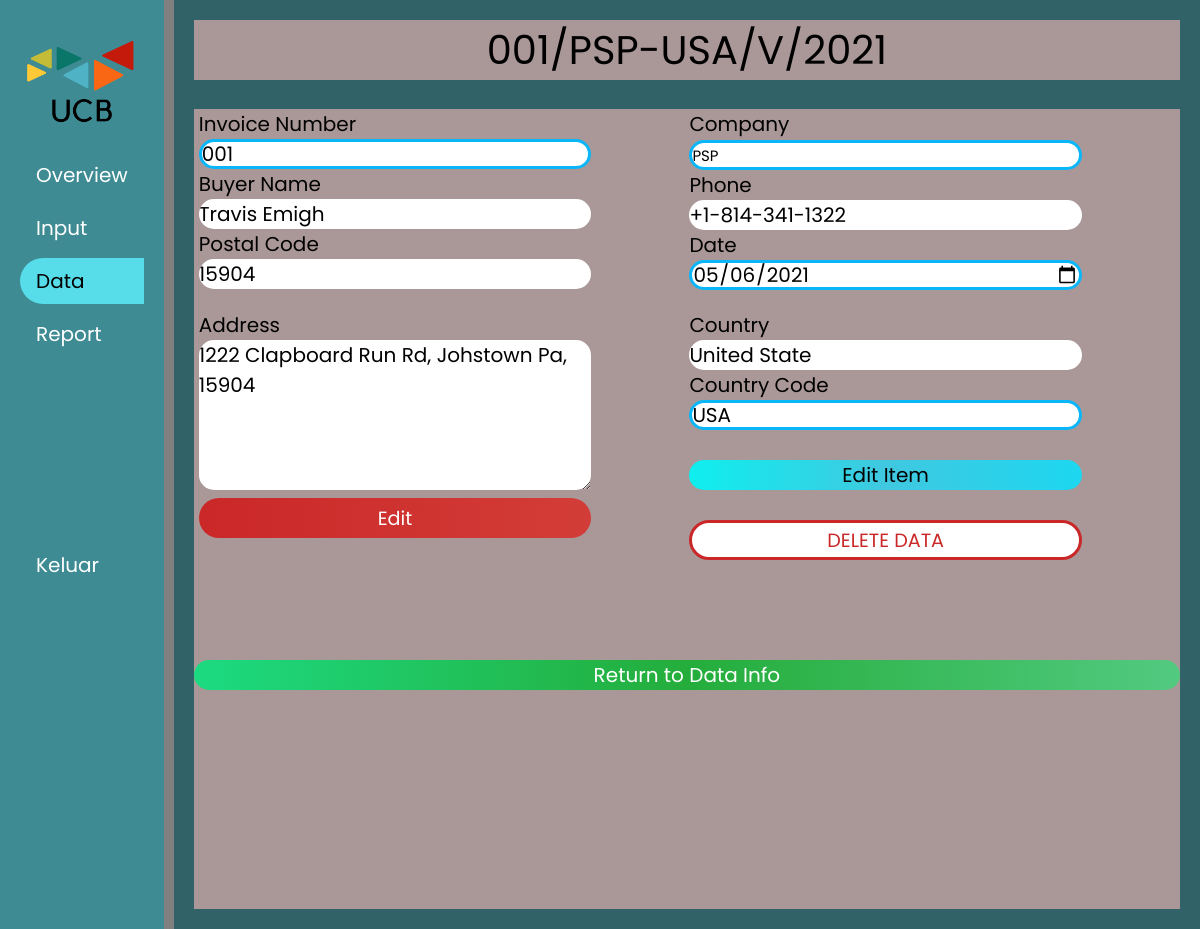
/Edit.php?ref=001/PSP-USA/V/2021 (signed in), run on the app's committed database.
### tables this page shows
CREATE TABLE `datainfo` (
  `invoice_id` varchar(30) NOT NULL,
  `company` varchar(30) DEFAULT NULL,
  `buyer` varchar(50) NOT NULL,
  `phone` varchar(30) NOT NULL,
  `postcode` varchar(10) NOT NULL,
  `address` varchar(2000) NOT NULL,
  `country` varchar(30) NOT NULL,
  `code` varchar(30) NOT NULL,
  `date` date NOT NULL,
  `total` int(255) DEFAULT NULL,
  `ID` int(11) DEFAULT NULL
);

### connection/data-info-query.php (called while the page is built, shortened)
<?php
    $inv = strval($_GET['ref']);
    $query = "SELECT * FROM datainfo
    WHERE invoice_id = '$inv' ";
    $Data = mysqli_query($conn, $query);
    $row = $row = mysqli_fetch_array($Data);
    $number = "";
    for ($i=0; $i<strlen($inv); $i++) {
        if ($inv[$i]=="/") {
            break;
        }
        $number .= $inv[$i];
    }
    $company = $row['company'];
    $buyer = $row['buyer'];
    $postal = $row['postcode'];
    $phone = $row['phone'];
    $date = $row['date'];
    $address = $row['address'];
    $country = $row['country'];
    $code = $row['code'];
?>

### Edit.php (the view, shortened to what this page needs)
<?php
include 'Server.php';
include ("./connection/data-info-query.php");
if (isset($_SESSION['username']) && isset($_SESSION['ID'])) {
 ?>
<!DOCTYPE html>
<html>
    <head>
        <link rel="stylesheet" type="text/css" href="./css/style-data-info.css">
    </head>
    <body>
        <div class="grid">
            <div>
                <img class="logo" src="./img/logo.png">
                <ul>
                    <li><a href="Home2.php">Overview</a></li>
                    <li><a href="Input2.php">Input</a></li>
                    <li><a class="input" href="Data.php">Data</a></li>
                    <?php if(isset($_SESSION['admin']) && $_SESSION['admin']=="Yes") { ?>
                        <li><a href="Report.php">Report</a></li>
                    <?php } ?>
                    <li><a href="Logout.php">Keluar</a></li>
                </ul>
            </div>
            <div class="grid2">
                <div class="top">
                    <?php if (isset($_GET['ref'])) { ?>
                        <div><?php echo $_GET['ref']; ?></div>
                    <?php } ?>
                </div>
                <form class="body" action="" method="POST">
                    <div class="body-top">
                        <div>
                            Invoice Number <br>
                            <input class="box1 invo" type="text" name="number" value="<?php echo $number;?>" placeholder="<?php echo $number;?>" required><br>
                            Buyer Name <br>
                            <input class="box1" type="text" name="buyer" value="<?php echo $buyer;?>" placeholder="<?php echo $buyer;?>" required><br>
                            Postal Code <br>
                            <input class="box1" type="text" name="postal" value="<?php echo $postal;?>" placeholder="<?php echo $postal;?>" required><br>
                        </div>
                        <div>
                            Company <br>
                            <input list="metrics" name="company" class="list2 invo" value="<?php echo $company; ?>" placeholder="<?php echo $company; ?>" required>
                            <br>
                            Phone <br>
                            <input class="box1" type="text" name="phone" value="<?php echo $phone;?>" placeholder="<?php echo $phone;?>" required><br>
                            Date <br>
                            <input type="date" id="date" name="date" class="box1 invo" value="<?php echo $date;?>" placeholder="<?php echo $date;?>" required><br>
                        </div>
                    </div>
                    <div class="body-mid">
                        <div>
                            Address <br>
                            <textarea name="address" class="box2" cols="10" rows="5" placeholder="<?php echo $address;?>" required><?php echo $address; ?></textarea>
                            <input type="submit" class="submit2" value="Edit" name="submit" formaction="input2-conn.php" method="POST"><br><br>
                        </div>
                        <div>
                            Country <br>
                            <input class="box1" type="text" name="country" value="<?php echo $country;?>" placeholder="<?php echo $country;?>" required><br>
                            Country Code <br>
                            <input class="box1 invo" type="text" name="code" value="<?php echo $code;?>" placeholder="<?php echo $code;?>" required><br><br>
                            <a href="Input-good.php?ref=<?php echo $inv; ?>" class="btn1-blue">Edit Item</a><br>
                            <?php if(isset($_SESSION['admin']) && $_SESSION['admin']=="Yes") { ?>
                                <input type="submit" class="delete" value="DELETE DATA" name="delete" formaction="delete-conn.php" method="POST" onclick="return  confirm('Do you want to DELETE this Data? ')"><br><br>
                            <?php } ?>
                        </div>
                    </div>
                    <div class="body-bot">
                    </div>
                    <div>
                    <?php
                        $link = "Data-info.php?ref=".$inv;
                    ?>
                    <a href="<?php echo $link; ?>" class="btn2-green">Return to Data Info</a><br>
                    </div>
                </form>
            </div>
        </div>
    </body>
</html>
<?php
} else {
    header("Location: Login.php");
    exit();
}
?>

### css/style-data-info.css (style rules this page uses)
* { padding: 0; margin: 0; box-sizing: border-box; }
body { font-family: 'Poppins', sans-serif; font-size: 20px; background-color:grey; }
.logo { width: 100%; }
ul { list-style-type: none; padding: 0px; }
ul >:last-child { text-align: left; margin-top: 150%; font-size: 20px; }
li a { display: block; color: white; padding: 8px 16px; text-decoration: none; margin-bottom: 7px; }
.grid { display: grid; grid-template-columns: 1fr 7fr; grid-column-gap: 10px; }
.grid > div { background-color: rgb(48, 98, 104); padding: 1em; }
.grid > div:nth-child(odd) { background-color: rgb(62,139,148); }
.grid2 { display: grid; grid-template-rows: 1fr 9fr; }
.top { background-color: rgb(170, 152, 152); height: max-content; text-align: center; font-size: 40px; }
.body { display: grid; background-color: rgb(170, 152, 152); height: 100vh; grid-template-rows: max-content max-content max-content; grid-row-gap: 20px; }
.body-top { margin-left: 5px; display: grid; grid-template-columns: 1fr 1fr; }
.body-mid { margin-left: 5px; display: grid; grid-template-columns: 1fr 1fr; }
.body-bot { display: grid; grid-template-rows: max-content max-content; grid-row-gap: 20px; margin-left: 10px; margin-right: 10px; margin-bottom: 10px; }
.box1 { font-family: 'Poppins', sans-serif; font-size: 20px; border: none; border-radius: 15px; height: 30px; width: 80%; }
.box2 { font-family: 'Poppins', sans-serif; font-size: 20px; border: none; border-radius: 15px; height: max-content; width: 80%; }
.list2 { font-family: 'Poppins', sans-serif; font-size: 15px; border: none; border-radius: 20px; height: 30px; width: 80%; }
.submit2 { width: 80%; height: 40px; border-radius: 20px; outline: none; border: none; font-size: 1.2rem; font-family: 'Poppins', sans-serif; background-image: linear-gradient(to right, #ca2828, #d33d38, #bd0707); cursor: pointer; color: #fff; background-size: 200%; transition: .5s; }
.delete { width: 80%; height: 40px; border-radius: 20px; outline: none; border: 3px solid #ca2828; font-size: 1.2rem; font-family: 'Poppins', sans-serif; background-color: white; cursor: pointer; color: #ca2828; background-size: 200%; transition: .5s; }
.btn1-blue { border-radius: 20px; text-align: center; display: block; width: 80%; color: black; text-decoration: none; background-image: linear-gradient(to right, #0feeee, #40c8e0, #1dd7f0); }
.btn2-green { border-radius: 20px; text-align: center; display: block; width: 100%; color: white; text-decoration: none; background-image: linear-gradient(to right, #1cda81, #24ad3b, #52ca80); }
.input { border-bottom-left-radius: 40px; border-top-left-radius: 40px; background-color: rgb(87, 221, 233); color: black; }
.invo { border: solid 3px rgb(9, 182, 250); }

### data on the page
datainfo: buyer "Travis Emigh", postal "15904", company "PSP", phone "+1-814-341-1322", date "05/06/2021", address "1222 Clapboard Run Rd, Johstown Pa, 15904", country "United State", code "USA"

### other printed values
$_GET['ref'] "001/PSP-USA/V/2021"
